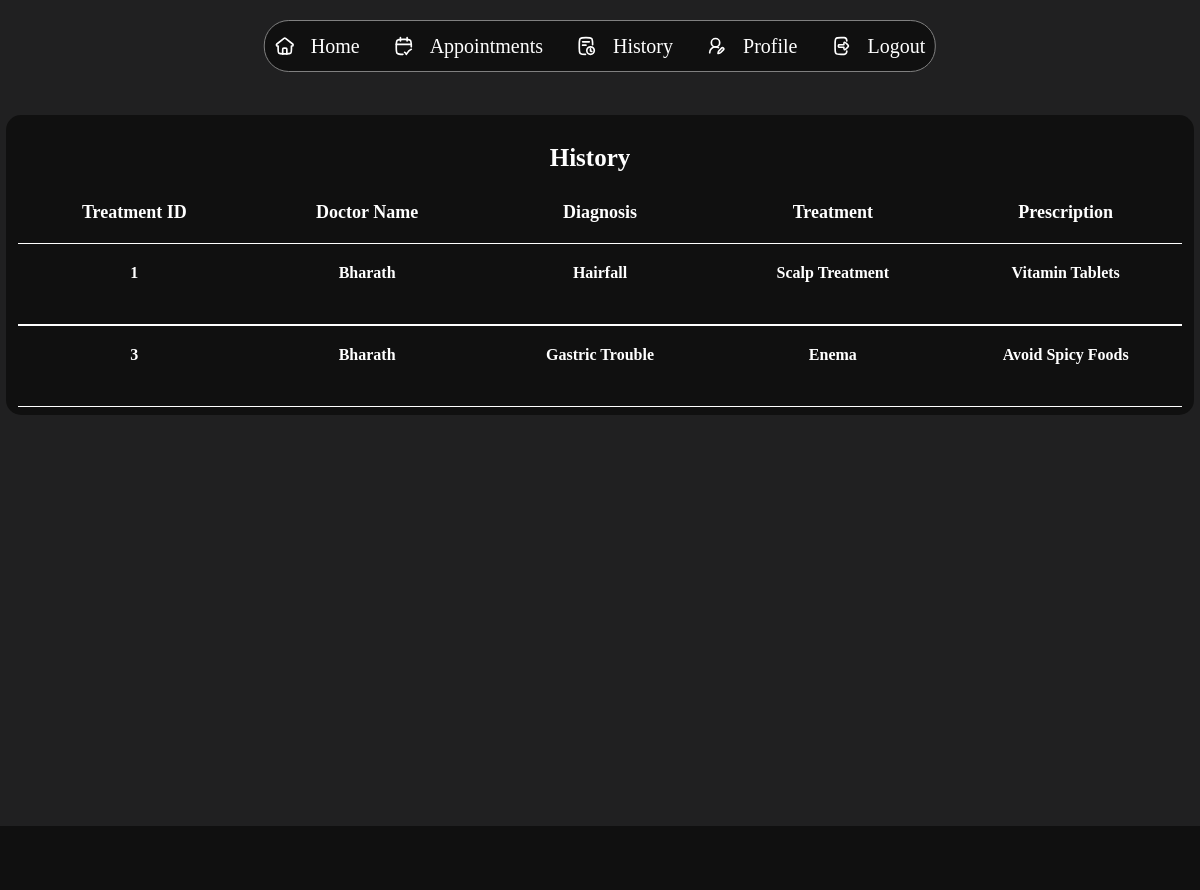
Page /history (signed in) on the committed database.
### tables this page shows
CREATE TABLE TREATMENTS(
                TREATMENT_ID INTEGER PRIMARY KEY AUTOINCREMENT,
                PATIENT_NAME TEXT,
                DOC_NAME TEXT,
                DIAGNOSIS TEXT,
                TREATMENT TEXT,
                PRESCRIPTION TEXT,
                FOREIGN KEY (DOC_NAME) REFERENCES DOCTORS (DOC_NAME)
                FOREIGN KEY (PATIENT_NAME) REFERENCES PATIENTS (PATIENTS_NAME)
                );

### app.py (the view)
@app.route('/history', methods=['GET'])
def history():
    uname = session.get('username')
    print("UNAME IS",uname)
    con = sqlite3.connect(database)
    cur = con.cursor()
    cur.execute('SELECT TREATMENT_ID, DOC_NAME, DIAGNOSIS, TREATMENT, PRESCRIPTION FROM TREATMENTS WHERE PATIENT_NAME LIKE ?',(f"%{uname}%",))
    his=cur.fetchall()
    print("HIS VALUE IS",his)
    return render_template('patient/history.html', his=his)

### Templates/patient/history.html (shortened to what this page needs)
<!DOCTYPE html>
<html lang="en">
<head>
    <link rel="stylesheet" href="{{ url_for('static', filename='css/admindash.css') }}">
</head>
<body>
    <div class="navbar">
            <div class="icon">
                <img src="{{ url_for('static',filename='icons/home.svg')}}" alt="">
                <a href="/patient_dashboard">Home</a>
            </div>
            <div class="icon">
                <img src="{{ url_for('static',filename='icons/app.svg')}}" alt="">
                <a href="/bookappointment">Appointments</a>
            </div>
            <div class="icon">
                <img src="{{ url_for('static',filename='icons/history.svg')}}" alt="">
                <a href="/history">History</a>
            </div>
            <div class="icon">
                <img src="{{ url_for('static',filename='icons/profile.svg')}}" alt="">
                <a href="/updatepatprofile">Profile</a>
            </div>
            <div class="icon">
                <img src="{{ url_for('static',filename='icons/logout.svg')}}" alt="">
                <a href="/">Logout</a>
            </div>
    </div>
    <section class="main">
        <div class="view" style="min-height: 92vh;">
            <div class="appointments">
                <h1 id="hmm">History</h1>
                <div class="titlee">
                    <div class="app">
                        <h1>Treatment ID</h1>
                    </div>
                    <div class="patient">
                        <h1>Doctor Name</h1>
                    </div>
                    <div class="stat">
                        <h1>Diagnosis</h1>
                    </div>
                    <div class="stat">
                        <h1>Treatment</h1>
                    </div>
                    <div class="stat">
                        <h1>Prescription</h1>
                    </div>
                </div>
                {% for i in his%}
                <div class="title">
                    <div class="app">
                        <h1>{{i[0]}}</h1>
                    </div>
                    <div class="patient">
                        <h1>{{i[1]}}</h1>
                    </div>
                    <div class="patient">
                        <h1>{{i[2]}}</h1>
                    </div>
                    <div class="patient">
                        <h1>{{i[3]}}</h1>
                    </div>
                    <div class="patient">
                        <h1>{{i[4]}}</h1>
                    </div>
                </div>
                {% endfor %}
            </div>
        </div>
    </section>
</body>
</html>

### Static/css/admindash.css (style rules this page uses)
* { margin: 0; padding: 0; }
body { background-color: #202021; }
.main { width: 100%; min-height: 100vh; background-color: #101010; margin-top: 90px; }
.navbar { width: auto; height: 50px; background-color: #101010; border-radius: 25px; border: 1px solid grey; position: fixed; display: flex; align-items: center; justify-content: space-evenly; top: 20px; left: 50%; transform: translate(-50%); z-index: 99999; gap: 1.5em; padding-left: 5px; padding-right: 5px; }
.navbar h1, a { color: white; font-family: 'sfpror'; font-size: 20px; text-decoration: none; }
.icon { display: flex; align-items: center; gap: 1em; height: 40px; border-radius: 25px; padding-left: 5px; padding-right: 5px; cursor: pointer; }
.icon img { width: 20px; }
.view { width:100%; background-color: #202021; overflow-y: scroll; overflow-x: hidden; scrollbar-width: none; display: flex; align-items: center; flex-direction: column; font-family: 'sfpror'; }
.appointments { width: 99%; min-height: 300px; background-color: #f55a00; background-color: #101010; margin-top: 25px; border-radius: 15px; margin-bottom: 5px; display: flex; flex-direction: column; justify-content: center; align-items: center; }
.appointments h1 { color: white; font-family: 'sfprob'; font-size: 25px; }
#hmm { color: white; font-family: 'sfprob'; font-size: 25px; padding-right: 20px; padding-top: 20px; }
.titlee { width: 98%; display: flex; justify-content: space-between; padding-bottom: 20px; }
.titlee > div { flex: 1; text-align: center; }
.titlee h1 { font-family: 'sfpror'; font-size: 18px; color:white; padding-top: 30px; }
.title { width: 98%; height: auto; display: flex; justify-content: space-between; border-top: 1px solid white; border-bottom: 1px solid white; cursor: pointer; height: 80px; }
.title > div { flex: 1; text-align: center; }
.title h1 { font-family: 'sfpror'; font-size: 16px; color:white; padding-top: 20px; padding-bottom: 20px; }

### rows in the picture
TREATMENTS: TREATMENT_ID "1", DOC_NAME "Bharath", DIAGNOSIS "Hairfall", TREATMENT "Scalp Treatment", PRESCRIPTION "Vitamin Tablets"
TREATMENTS: TREATMENT_ID "3", DOC_NAME "Bharath", DIAGNOSIS "Gastric Trouble", TREATMENT "Enema", PRESCRIPTION "Avoid Spicy Foods"
